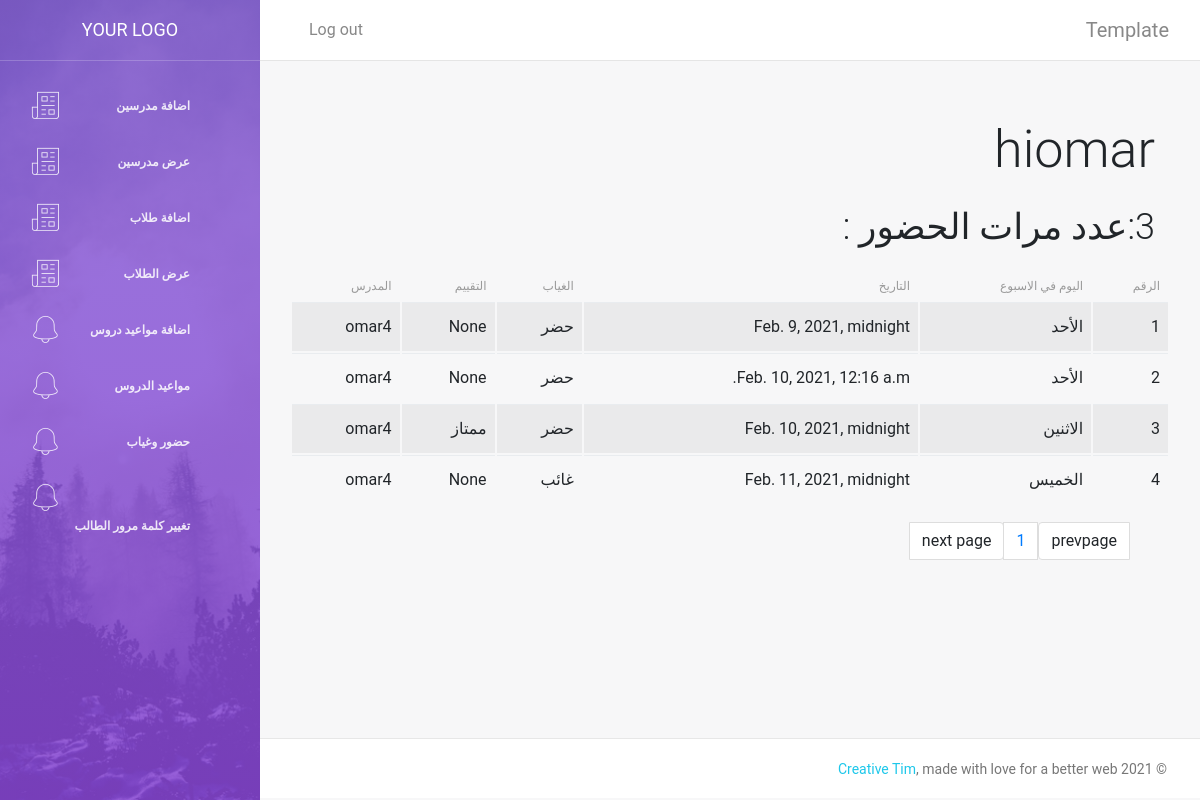
The app's page /student/studentabscentdata/1 (signed in) with its own data.
### account/models.py (models this page shows, shortened)
class Student(models.Model):
    user = models.OneToOneField(user, on_delete=models.CASCADE, related_name='student',null=True,blank=True)
    name=models.CharField(max_length=25, null=True,blank=True)
    teacher = models.ForeignKey(Teacher, on_delete=models.CASCADE, related_name='student_teacher',null=True,blank=True)
    aya = models.ForeignKey(aya, on_delete=models.CASCADE, related_name='student_aya', null=True,blank=True)
    Achievements = models.CharField(max_length=2500, null=True,blank=True)
    barcode = models.CharField(max_length=2500, null=True,blank=True)
    degree=models.ForeignKey(Degree, on_delete=models.CASCADE, related_name='student_degree', null=True,blank=True)
    fathername = models.CharField(max_length=15, null=True, blank=True)
    fathernumber=models.CharField(max_length=20, null=True, blank=True)
    homework=models.CharField(max_length=2500, null=True,blank=True)
    gender=models.CharField(max_length=10,choices=gender_choices, null=True,blank=True)
    notpaid=models.BooleanField(null=True,blank=True)
    resoenofnotpaid=models.CharField(max_length=2500, null=True,blank=True)
    paid=models.BooleanField(null=True,blank=True)
    paymount=models.FloatField(null=True,blank=True)
    birthday=models.DateTimeField(null=True,blank=True)
    startlogin=models.DateTimeField(null=True,blank=True)
    finishlogin=models.DateTimeField(null=True,blank=True)

class user(AbstractUser):
    is_teacher = models.BooleanField(default=False)
    is_student = models.BooleanField(default=False)
    is_manager   = models.BooleanField(default=False)

class Absence(models.Model):
    lecture = models.ForeignKey(Student_Lecture, on_delete=models.CASCADE, related_name='lecture_absence')
    day=models.DateTimeField(default=datetime.now())
    absence=models.BooleanField()
    homeworkdegree = models.CharField(max_length=20, choices=homeworkdegreechoices,null=True,blank=True)

class Student_Lecture(models.Model):
    lecture= models.ForeignKey(Lecture, on_delete=models.CASCADE, related_name='lecture_student')
    student=models.ForeignKey(Student, on_delete=models.CASCADE, related_name='student_lecture')

class Lecture(models.Model):
    teacher = models.ForeignKey(Teacher, on_delete=models.CASCADE, related_name='lecture_teacher',null=True,blank=True)
    day=models.CharField(max_length=20,choices=day_choices)
    types = models.CharField(max_length=30,null=True,blank=True)
    hour=models.TimeField(null=True,blank=True)

class Teacher(models.Model):
    user=models.OneToOneField(user, on_delete=models.CASCADE, related_name='teacher')
    manager=models.ForeignKey(Manager, on_delete=models.CASCADE, related_name='manager_teacher',null=True,blank=True)
    def __str__(self):
        return f"{self.user.username}"

### student/views.py (the view)
# urls.py: path("studentabscentdata/<int:id>",views.gettheabscentdata,name="studenabscentdata"),
@login_required
def gettheabscentdata(request,id):
    num = int(request.GET.get("page", 1))
    id=int(id)
    objects = Absence.objects.filter(lecture__student__id=id).all()
    pages = Paginator(objects, 50)
    students = pages.page(num)
    context = {}
    '''context["name"] = self.request.GET.get("student__user__username", "")
    context["group"] = self.request.GET.get("group", "")
    context["filter"] = StudentgroupFilterForm(user1=self.request.user,
                                               initial={"student__user__username": context["name"],
                                                        "group": context["group"]})
    '''
    context["student"] = Student.objects.filter(id=id).first()
    context['students'] = students
    context["pages"] = pages.page_range
    context["total"]=objects.count()-Absence.objects.filter(lecture__student__id=id,absence=str(True)).all().count()
    return render(request,"studentabsence.html",context)

### student/templates/studentabsence.html (shortened to what this page needs)
{% extends 'base.html' %}
{% block content %}
 <div class="col-md-12" >
     <h1>{{student.user.username}}</h1>
      <h2>{{total}}:عدد مرات الحضور :</h2>
     <div class="content table-responsive table-full-width">
    <table id="studenttable" class="table table-hover table-striped" data-page-length='100' >
      <thead class="thead-light">
        <tr>
          <th>الرقم</th>
          <th>اليوم في الاسبوع</th>
<th>التاريخ</th>
<th>الغياب</th>
            <th>التقييم</th>
            <th>المدرس</th>
        </tr>
      </thead>
      <tbody>
      {% for student in students.object_list %}
      <tr>
       <td>{{forloop.counter}}</td>
          <td>{{student.lecture.lecture.day}}</td>
<td>{{student.day}}</td>
          <td>
              {% if student.absence %}
               غائب
              {% else %}
             حضر
              {% endif %}
          </td>
          <td>
             {{student.homeworkdegree}}
          </td>
          <td>
              {{student.lecture.lecture.teacher}}
          </td>
     </tr>
      {% endfor %}
      </tbody>
    </table>
     </div>
 </div>
<div>
      <ul class="pagination" id="pagin">
          {% if students.has_previous %}
           <li class="page-item">
        <a class="page-link link-page" href="?page={{students.previous_page_number}}" style="display:inline-block" >prevpage</a>
    </li>
          {% else %}
           <li class="page-item">
        <a class="page-link link-page notvalid"  style="display:inline-block" disabled>prevpage</a>
    </li>
          {% endif %}
          {% for page in pages %}
    <li class="page-item">
        <a class="page-link link-page" href="?page={{page}}" style="display:none" >{{page}}</a>
    </li>
          {% endfor %}
         {% if students.has_next %}
           <li class="page-item">
        <a class="page-link link-page" href="?page={{students.next_page_number}}" style="display:inline-block" >nextpage</a>
    </li>
          {% else %}
           <li class="page-item">
        <a class="page-link link-page notvalid"  style="display:inline-block" disabled>next page</a>
    </li>
          {% endif %}
  </ul>
  </div>
{% endblock content %}

### templates/base.html (style rules this page uses)
.table>thead>tr>th { text-align: right !important; }
table { border-collapse: separate; }

### student/templates/studentabsence.html (style rules this page uses)
.notvalid { cursor: no-drop; }

### records on screen
Student: user.username "hiomar"
Absence: lecture.lecture.day "الأحد", day "Feb. 9, 2021, midnight", absence "حضر", homeworkdegree "None", lecture.lecture.teacher "omar4"
Absence: lecture.lecture.day "الأحد", day "Feb. 10, 2021, 12:16 a.m.", absence "حضر", homeworkdegree "None", lecture.lecture.teacher "omar4"
Absence: lecture.lecture.day "الاثنين", day "Feb. 10, 2021, midnight", absence "حضر", homeworkdegree "ممتاز", lecture.lecture.teacher "omar4"
Absence: lecture.lecture.day "الخميس", day "Feb. 11, 2021, midnight", absence "غائب", homeworkdegree "None", lecture.lecture.teacher "omar4"

### other values on screen
{{ total }} "3"
{{ page }} "1"
